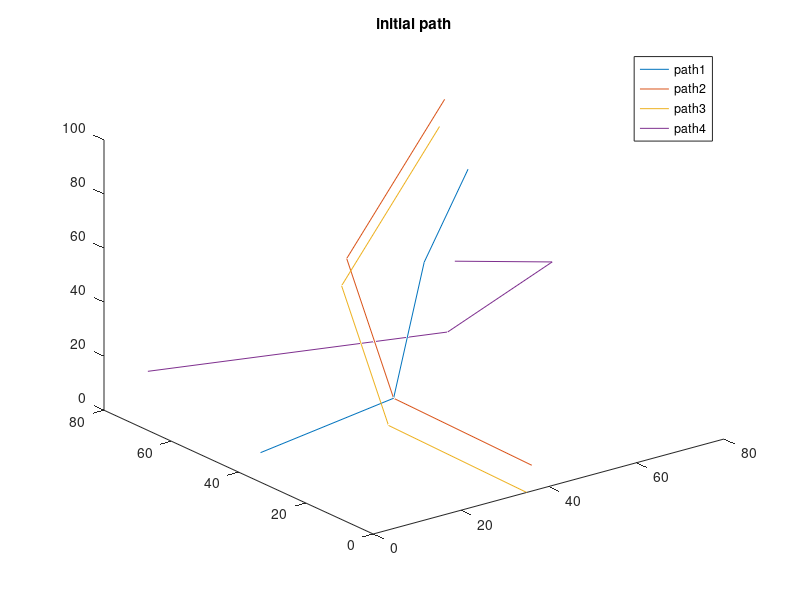

The MATLAB source for this figure: (Note: this script raises an error after producing the figure.)
% 
clear;close;clc;
% parameter of UAV 
UAVsize=1;Vlimit=5;Vcoef=1.2;colLimit=3*UAVsize;

% set two path to meet, in order to check the result
path1=[5,40,5;20,20,30;50,50,50;60,50,80]';
start1=path1(:,1)';
path2=[40,5,5;20,20,30;40,60,50;70,70,90]';
path3=[35,0,0;15,15,25;35,55,45;65,65,85]';
path4=[80,80,20;60,25,60;40,30,40;10,80,10]';

figure
plot3(path1(1,:),path1(2,:),path1(3,:))
hold on
plot3(path2(1,:),path2(2,:),path2(3,:))
plot3(path3(1,:),path3(2,:),path3(3,:))
plot3(path4(1,:),path4(2,:),path4(3,:))
title('initial path')
legend('path1','path2','path3','path4')

% [flag1,cp1]=judgeCol(path1,path2,colLimit);
[flag2,~,cp2]=judgeCol(path1,path2,colLimit);
[flag3,loc1,cp3]=judgeCol(path1,path3,colLimit);
[flag4,~,cp4]=judgeCol(path1,path4,colLimit);

test1=showDistance(path1(:,loc1:loc1+1)',path3(:,flag3:flag3+1)');

if flag2
    path2=replanPath(path1,path2,cp2,flag2);
end
if flag3
    path3=replanPath(path1,path3,cp3,flag3);
end
if flag4
    path4=replanPath(path1,path4,cp4,flag4);
end

[flag2new,~,cp2new]=judgeCol(path1,path2,colLimit);
[flag3new,~,cp3new]=judgeCol(path1,path3,colLimit);
[flag4new,~,cp4new]=judgeCol(path1,path4,colLimit);

test2=showDistance(path1(:,loc1:loc1+1)',path3(:,flag3:flag3+1)');

figure
plot3(path1(1,:),path1(2,:),path1(3,:))
hold on
plot3(path2(1,:),path2(2,:),path2(3,:))
plot3(path3(1,:),path3(2,:),path3(3,:))
plot3(path4(1,:),path4(2,:),path4(3,:))
legend('path1','path2','path3','path4')
title('path after replanning')



